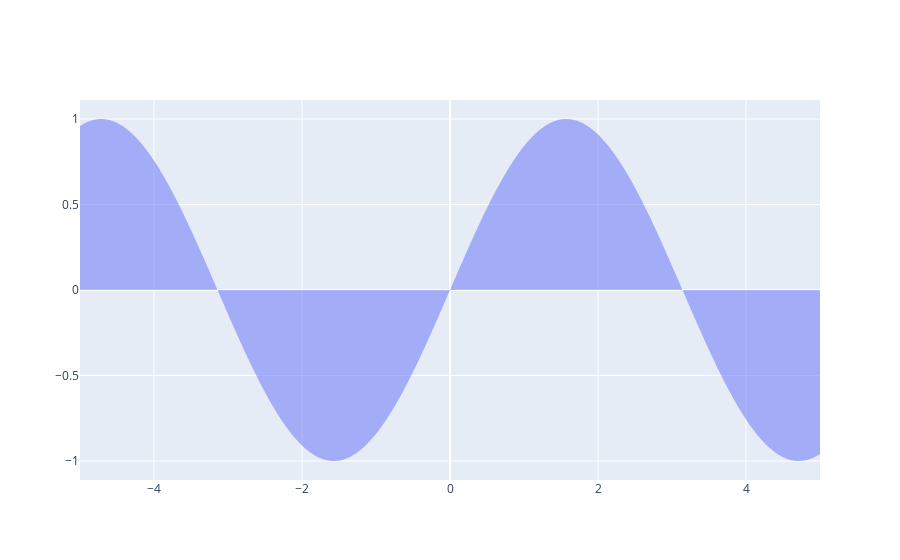

The code cell stored with this chart in its notebook:
### Code cell
trace = (go.Scatter(x=x, y= np.sin(x),
                fill='tozeroy', 
#                     fillcolor='green',
 #                    fillcolor='rgb(26,150,65,0.5)',
 #                    fillcolor=dict(color='rgb(26,150,65,0.5)'),
#              fillcolor=dict(marker=dict(color='rgb(26,150,65,0.5)')),
                opacity=0.1,
                showlegend=False,
                hoverinfo='none',
                mode='none'))
py.offline.iplot(go.Figure(data=[trace]))

### Figure 1 — Plotly figure (JSON) as saved in the notebook; plotly's stock layout.template omitted (floating-point values rounded to 4 significant figures; data arrays with more than 128 entries replaced by an {"elided": "..."} marker saying what was removed)
{"data": [{"fill": "tozeroy", "hoverinfo": "none", "mode": "none", "opacity": 0.1, "showlegend": false, "type": "scatter", "x": {"elided": "1000 float values"}, "y": {"elided": "1000 float values"}}], "layout": {}}
